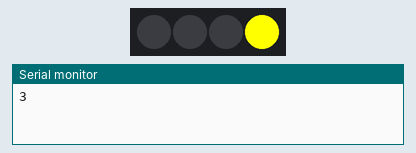
A sketch run on a simulated Arduino Uno, built with avr-gcc and run on an emulated ATmega328P. Shown: 4 RGB LEDs in strip order, left to right, the last lines printed to the serial monitor. Dim RGB values are drawn brighter than linear; random numbers use the default seed unless the sketch sets one.

Above: at 0.1 s.
At 5.3 s:
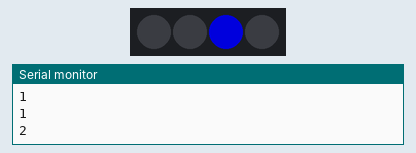
At 8.8 s:
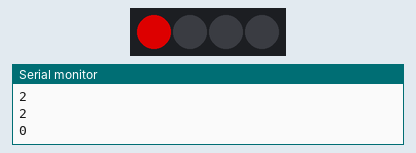
At 19.3 s:
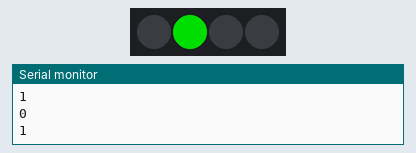
At 37.6 s:
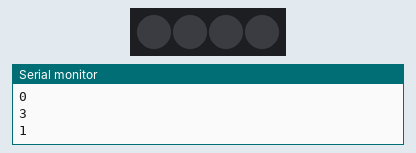
Timing chart, 0 to 40.0 s (numbered marks = the images above):
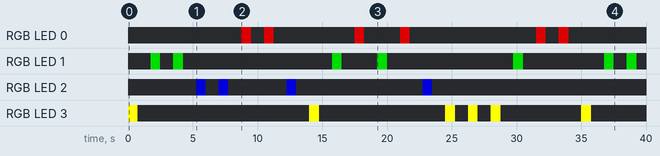

Measured:
- by itself, RGB LED 2: off → RGB(0, 0, 150) at 5.3 s, → off 0.75 s later, → RGB(0, 0, 150) 1.0 s later, → off 0.75 s later, … (8 changes in this stretch)
- by itself, RGB LED 0: off → RGB(150, 0, 0) at 8.8 s, → off 0.75 s later, → RGB(150, 0, 0) 1.0 s later, → off 0.75 s later, … (12 changes in this stretch)

The sketch:

TinkercadProgramme8.ino
```cpp
// Ce programme allume une led au hasard pendant 750ms puis attends 1sec avant d'en allumer une autre. Les couleurs sont prédéfinie

// https://html-color-codes.info/ Roue de couleurs hex
#include <Adafruit_NeoPixel.h> // Importation de la bibliothèque pour gérer les NeoPixels
#define NeoPixelPin 2 // Broche sur laquelle les NeoPixels sont connectées
#define PixelCount 4 // Nombre de NeoPixel
Adafruit_NeoPixel MyLed = Adafruit_NeoPixel(PixelCount, NeoPixelPin, NEO_GRB + NEO_KHZ800); // Affectation des paramètres définies ci-dessus.

void setup() {
  Serial.begin(9600); // Initialisation d'une liaison série pour du déboggage
  MyLed.begin(); // Initialiser la bibliothèque
}

void OnLed(int ledNumber) { // Procédure prenant le numéro d'une led en paramètre et allumant la led correspondante
  switch (ledNumber) {
    case 0:
      MyLed.setPixelColor(ledNumber, MyLed.Color(150, 0, 0)); // Si la led n°0 est demandé, elle est configuré en rouge
      break;
    case 1:
      MyLed.setPixelColor(ledNumber, MyLed.Color(0, 150, 0)); // Si la led n°1 est demandé, elle est configuré en vert
      break;
    case 2:
      MyLed.setPixelColor(ledNumber, MyLed.Color(0, 0, 150)); // Si la led n°2 est demandé, elle est configuré en bleu
      break;
    case 3:
      MyLed.setPixelColor(3, 0xFFFF00); // Si la led n°3 est demandé, elle est configuré en jaune
      break;
  }
  MyLed.show(); // // Allumer la led configuré
  delay(750); // Pendant 750ms
  MyLed.clear(); // Configurer toutes les led en "noir" (Equivalent de: MyLed.setPixelColor(broche, MyLed.Color(0, 0, 0));)
  MyLed.show(); // Eteindre toutes les led
}

void loop() {
  int randNumber = random(0, 4); // Choisir un nombre aléatoire entre 0 inclus et 3 inclus.
  Serial.println(randNumber);
  OnLed(randNumber); // Appeler la procédure "allume_led" en lui demandant de régler la led n°0 en rouge
  delay(1000);
}
```
